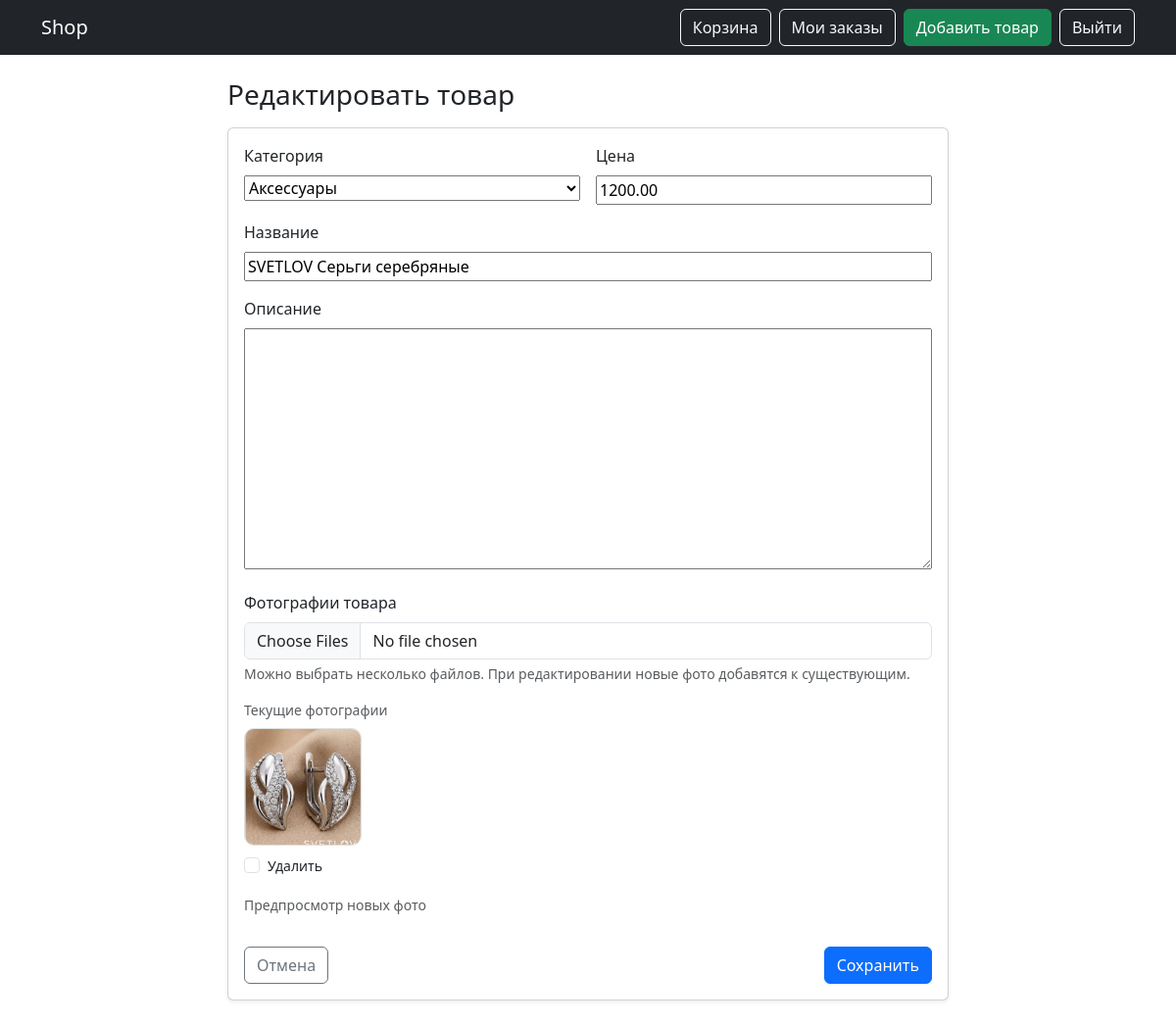
/product/11/edit/ (signed in), run on the app's committed database.
### shop/models.py (models this page shows, shortened)
class Product(models.Model):
    author = models.ForeignKey(
        settings.AUTH_USER_MODEL,
        on_delete=models.CASCADE,
        related_name="products",
        null=True,
        blank=True,
        verbose_name="Автор",
    )
    category = models.ForeignKey(
        Category,
        on_delete=models.PROTECT,
        related_name="products",
        verbose_name="Категория",
    )
    name = models.CharField("Название", max_length=200)
    description = models.TextField("Описание", blank=True)
    price = models.DecimalField("Цена", max_digits=10, decimal_places=2)
    image = models.ImageField("Изображение", upload_to="products/", blank=True)
    created_at = models.DateTimeField("Создан", auto_now_add=True)
    class Meta:
        verbose_name = "Товар"
        verbose_name_plural = "Товары"
        ordering = ["-created_at"]

class ProductImage(models.Model):
    product = models.ForeignKey(
        Product,
        on_delete=models.CASCADE,
        related_name="images",
        verbose_name="Товар",
    )
    image = models.ImageField("Изображение", upload_to="products/")
    position = models.PositiveSmallIntegerField("Порядок", default=0)
    class Meta:
        verbose_name = "Изображение товара"
        verbose_name_plural = "Изображения товара"
        ordering = ["position", "id"]

### shop/views.py (the view, shortened to what this page needs)
# urls.py: path("product/<int:pk>/edit/", views.ProductUpdateView.as_view(), name="product_edit"),
class ProductUpdateView(ProductImageFormMixin, ProductOwnerMixin, UpdateView):
    model = Product
    form_class = ProductForm
    template_name = "product_form.html"
    def get_queryset(self) -> QuerySet[Product]:
        return super().get_queryset().prefetch_related("images")

### shop/forms.py
class ProductForm(forms.ModelForm):
    class Meta:
        model = Product
        fields = (
            "category",
            "name",
            "description",
            "price",
        )

### shop/models.py (called while the page is built)
    def __str__(self) -> str:
        return self.name

### shop/views.py (called while the page is built)
    def test_func(self) -> bool:
        obj = self.get_object()
        return getattr(obj, "author_id", None) == self.request.user.id

### templates/product_form.html (shortened to what this page needs)
{% extends "base.html" %}
{% block content %}
  <div class="row justify-content-center">
    <div class="col-12 col-lg-8">
      <h1 class="h3 mb-3">
        {% if object %}Редактировать товар{% else %}Добавить товар{% endif %}
      </h1>
      <div class="card shadow-sm">
        <div class="card-body">
          <form method="post" enctype="multipart/form-data">
            <div class="row g-3">
              <div class="col-12 col-md-6">
                <label class="form-label">{{ form.category.label }}</label>
                {{ form.category }}
              </div>
              <div class="col-12 col-md-6">
                <label class="form-label">{{ form.price.label }}</label>
                {{ form.price }}
              </div>
              <div class="col-12">
                <label class="form-label">{{ form.name.label }}</label>
                {{ form.name }}
              </div>
              <div class="col-12">
                <label class="form-label">{{ form.description.label }}</label>
                {{ form.description }}
              </div>
              <div class="col-12">
                <label class="form-label" for="product-images">Фотографии товара</label>
                <input
                  id="product-images"
                  class="form-control"
                  type="file"
                  name="images"
                  accept="image/*"
                  multiple
                />
                <div class="form-text">
                  Можно выбрать несколько файлов. При редактировании новые фото добавятся к существующим.
                </div>
                {% if object and object.images.all %}
                  <div class="mt-3">
                    <div class="text-muted small mb-2">Текущие фотографии</div>
                    <div class="d-flex flex-wrap gap-3">
                      {% for photo in object.images.all %}
                        <label class="product-image-tile">
                          <img src="{{ photo.image.url }}" alt="Фото {{ forloop.counter }}" />
                          <span class="form-check mt-2">
                            <input
                              class="form-check-input"
                              type="checkbox"
                              name="delete_images"
                              value="{{ photo.id }}"
                            />
                            <span class="form-check-label small">Удалить</span>
                          </span>
                        </label>
                      {% endfor %}
                    </div>
                  </div>
                {% endif %}
                <div class="mt-3">
                  <div class="text-muted small mb-2">Предпросмотр новых фото</div>
                </div>
              </div>
            </div>
            <div class="d-flex justify-content-between mt-4">
              <a class="btn btn-outline-secondary" href="{% url 'index' %}">Отмена</a>
              <button class="btn btn-primary" type="submit">Сохранить</button>
            </div>
          </form>
        </div>
      </div>
    </div>
  </div>
{% endblock %}

### static/styles.css (style rules this page uses)
input, textarea, select { width: 100%; }
.product-image-tile img { display: block; width: 120px; height: 120px; object-fit: cover; border-radius: 10px; border: 1px solid rgba(0, 0, 0, 0.12); }

### data on the page
Product: category "Аксессуары", price "1200.00", name "SVETLOV Серьги серебряные"
ProductImage: image (picture)
